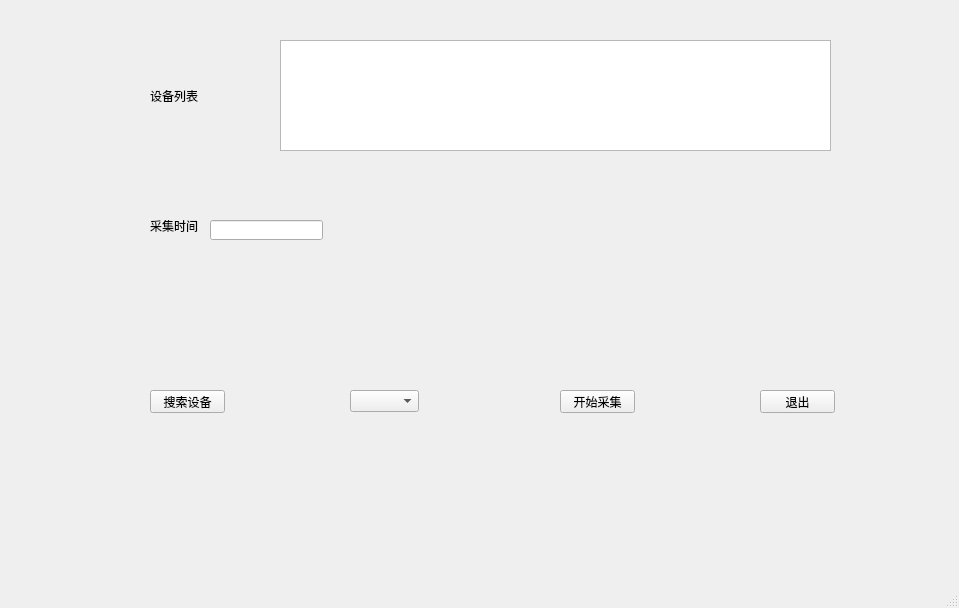
<?xml version="1.0" encoding="UTF-8"?>
<ui version="4.0">
 <class>MainWindow</class>
 <widget class="QMainWindow" name="MainWindow">
  <property name="geometry">
   <rect>
    <x>0</x>
    <y>0</y>
    <width>959</width>
    <height>608</height>
   </rect>
  </property>
  <property name="windowTitle">
   <string>MainWindow</string>
  </property>
  <widget class="QWidget" name="centralwidget">
   <widget class="QPushButton" name="start">
    <property name="geometry">
     <rect>
      <x>560</x>
      <y>390</y>
      <width>75</width>
      <height>23</height>
     </rect>
    </property>
    <property name="text">
     <string>开始采集</string>
    </property>
   </widget>
   <widget class="QLineEdit" name="lineEdit">
    <property name="geometry">
     <rect>
      <x>210</x>
      <y>220</y>
      <width>113</width>
      <height>20</height>
     </rect>
    </property>
   </widget>
   <widget class="QLabel" name="label">
    <property name="geometry">
     <rect>
      <x>150</x>
      <y>220</y>
      <width>54</width>
      <height>12</height>
     </rect>
    </property>
    <property name="text">
     <string>采集时间</string>
    </property>
   </widget>
   <widget class="QPushButton" name="exit">
    <property name="geometry">
     <rect>
      <x>760</x>
      <y>390</y>
      <width>75</width>
      <height>23</height>
     </rect>
    </property>
    <property name="text">
     <string>退出</string>
    </property>
   </widget>
   <widget class="QPushButton" name="search">
    <property name="geometry">
     <rect>
      <x>150</x>
      <y>390</y>
      <width>75</width>
      <height>23</height>
     </rect>
    </property>
    <property name="text">
     <string>搜索设备</string>
    </property>
   </widget>
   <widget class="QTextEdit" name="devices_list">
    <property name="geometry">
     <rect>
      <x>280</x>
      <y>40</y>
      <width>551</width>
      <height>111</height>
     </rect>
    </property>
   </widget>
   <widget class="QLabel" name="label_2">
    <property name="geometry">
     <rect>
      <x>150</x>
      <y>90</y>
      <width>54</width>
      <height>12</height>
     </rect>
    </property>
    <property name="text">
     <string>设备列表</string>
    </property>
   </widget>
   <widget class="QComboBox" name="device_combo">
    <property name="geometry">
     <rect>
      <x>350</x>
      <y>390</y>
      <width>69</width>
      <height>22</height>
     </rect>
    </property>
   </widget>
  </widget>
  <widget class="QMenuBar" name="menubar">
   <property name="geometry">
    <rect>
     <x>0</x>
     <y>0</y>
     <width>959</width>
     <height>23</height>
    </rect>
   </property>
  </widget>
  <widget class="QStatusBar" name="statusbar"/>
 </widget>
 <resources/>
 <connections>
  <connection>
   <sender>start</sender>
   <signal>clicked()</signal>
   <receiver>MainWindow</receiver>
   <slot>start_click()</slot>
   <hints>
    <hint type="sourcelabel">
     <x>560</x>
     <y>435</y>
    </hint>
    <hint type="destinationlabel">
     <x>178</x>
     <y>481</y>
    </hint>
   </hints>
  </connection>
  <connection>
   <sender>exit</sender>
   <signal>clicked()</signal>
   <receiver>MainWindow</receiver>
   <slot>close()</slot>
   <hints>
    <hint type="sourcelabel">
     <x>760</x>
     <y>435</y>
    </hint>
    <hint type="destinationlabel">
     <x>662</x>
     <y>466</y>
    </hint>
   </hints>
  </connection>
  <connection>
   <sender>search</sender>
   <signal>clicked()</signal>
   <receiver>MainWindow</receiver>
   <slot>search_click()</slot>
   <hints>
    <hint type="sourcelabel">
     <x>218</x>
     <y>425</y>
    </hint>
    <hint type="destinationlabel">
     <x>225</x>
     <y>453</y>
    </hint>
   </hints>
  </connection>
 </connections>
 <slots>
  <slot>start_click()</slot>
  <slot>search_click()</slot>
 </slots>
</ui>
